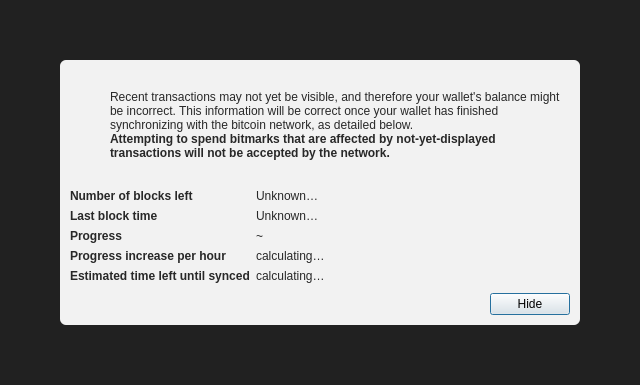
<?xml version="1.0" encoding="UTF-8"?>
<ui version="4.0">
 <class>ModalOverlay</class>
 <widget class="QWidget" name="ModalOverlay">
  <property name="geometry">
   <rect>
    <x>0</x>
    <y>0</y>
    <width>640</width>
    <height>385</height>
   </rect>
  </property>
  <property name="windowTitle">
   <string>Form</string>
  </property>
  <layout class="QVBoxLayout" name="verticalLayout" stretch="0">
   <property name="sizeConstraint">
    <enum>QLayout::SetDefaultConstraint</enum>
   </property>
   <property name="leftMargin">
    <number>0</number>
   </property>
   <property name="topMargin">
    <number>0</number>
   </property>
   <property name="rightMargin">
    <number>0</number>
   </property>
   <property name="bottomMargin">
    <number>0</number>
   </property>
   <item>
    <widget class="QWidget" name="bgWidget" native="true">
     <property name="styleSheet">
      <string notr="true">#bgWidget { background: rgba(0,0,0,220); }</string>
     </property>
     <layout class="QVBoxLayout" name="verticalLayoutMain" stretch="1">
      <property name="leftMargin">
       <number>60</number>
      </property>
      <property name="topMargin">
       <number>60</number>
      </property>
      <property name="rightMargin">
       <number>60</number>
      </property>
      <property name="bottomMargin">
       <number>60</number>
      </property>
      <item>
       <widget class="QWidget" name="contentWidget" native="true">
        <property name="styleSheet">
         <string notr="true">#contentWidget { background: rgba(255,255,255,240); border-radius: 6px; }

QLabel { color: rgb(40,40,40);  }</string>
        </property>
        <layout class="QVBoxLayout" name="verticalLayoutSub" stretch="1,0,0,0">
         <property name="spacing">
          <number>0</number>
         </property>
         <property name="leftMargin">
          <number>10</number>
         </property>
         <property name="topMargin">
          <number>10</number>
         </property>
         <property name="rightMargin">
          <number>10</number>
         </property>
         <property name="bottomMargin">
          <number>10</number>
         </property>
         <item>
          <layout class="QHBoxLayout" name="horizontalLayoutIconText" stretch="0,1">
           <property name="topMargin">
            <number>20</number>
           </property>
           <item>
            <layout class="QVBoxLayout" name="verticalLayoutIcon">
             <property name="leftMargin">
              <number>0</number>
             </property>
             <item>
              <widget class="QPushButton" name="warningIcon">
               <property name="enabled">
                <bool>false</bool>
               </property>
               <property name="text">
                <string/>
               </property>
               <property name="icon">
                <iconset>
                 <normaloff>:/icons/warning</normaloff>
                 <disabledoff>:/icons/warning</disabledoff>:/icons/warning</iconset>
               </property>
               <property name="iconSize">
                <size>
                 <width>48</width>
                 <height>48</height>
                </size>
               </property>
               <property name="flat">
                <bool>true</bool>
               </property>
              </widget>
             </item>
             <item>
              <spacer name="verticalSpacerWarningIcon">
               <property name="orientation">
                <enum>Qt::Vertical</enum>
               </property>
               <property name="sizeHint" stdset="0">
                <size>
                 <width>20</width>
                 <height>40</height>
                </size>
               </property>
              </spacer>
             </item>
            </layout>
           </item>
           <item>
            <layout class="QVBoxLayout" name="verticalLayoutInfoText">
             <property name="leftMargin">
              <number>0</number>
             </property>
             <property name="topMargin">
              <number>0</number>
             </property>
             <item>
              <widget class="QLabel" name="infoText">
               <property name="text">
                <string>Recent transactions may not yet be visible, and therefore your wallet's balance might be incorrect. This information will be correct once your wallet has finished synchronizing with the bitcoin network, as detailed below.</string>
               </property>
               <property name="textFormat">
                <enum>Qt::RichText</enum>
               </property>
               <property name="wordWrap">
                <bool>true</bool>
               </property>
              </widget>
             </item>
             <item>
              <widget class="QLabel" name="infoTextStrong">
               <property name="font">
                <font>
                 <weight>75</weight>
                 <bold>true</bold>
                </font>
               </property>
               <property name="text">
                <string>Attempting to spend bitmarks that are affected by not-yet-displayed transactions will not be accepted by the network.</string>
               </property>
               <property name="textFormat">
                <enum>Qt::RichText</enum>
               </property>
               <property name="wordWrap">
                <bool>true</bool>
               </property>
              </widget>
             </item>
             <item>
              <spacer name="verticalSpacerInTextSpace">
               <property name="orientation">
                <enum>Qt::Vertical</enum>
               </property>
               <property name="sizeHint" stdset="0">
                <size>
                 <width>20</width>
                 <height>40</height>
                </size>
               </property>
              </spacer>
             </item>
            </layout>
           </item>
          </layout>
         </item>
         <item>
          <spacer name="verticalSpacerAfterText">
           <property name="orientation">
            <enum>Qt::Vertical</enum>
           </property>
           <property name="sizeHint" stdset="0">
            <size>
             <width>20</width>
             <height>40</height>
            </size>
           </property>
          </spacer>
         </item>
         <item>
          <layout class="QFormLayout" name="formLayout">
           <property name="fieldGrowthPolicy">
            <enum>QFormLayout::FieldsStayAtSizeHint</enum>
           </property>
           <property name="horizontalSpacing">
            <number>6</number>
           </property>
           <property name="verticalSpacing">
            <number>6</number>
           </property>
           <property name="topMargin">
            <number>10</number>
           </property>
           <item row="0" column="0">
            <widget class="QLabel" name="labelNumberOfBlocksLeft">
             <property name="font">
              <font>
               <weight>75</weight>
               <bold>true</bold>
              </font>
             </property>
             <property name="text">
              <string>Number of blocks left</string>
             </property>
            </widget>
           </item>
           <item row="0" column="1">
            <widget class="QLabel" name="numberOfBlocksLeft">
             <property name="text">
              <string>Unknown…</string>
             </property>
            </widget>
           </item>
           <item row="1" column="0">
            <widget class="QLabel" name="labelLastBlockTime">
             <property name="font">
              <font>
               <weight>75</weight>
               <bold>true</bold>
              </font>
             </property>
             <property name="text">
              <string>Last block time</string>
             </property>
            </widget>
           </item>
           <item row="1" column="1">
            <widget class="QLabel" name="newestBlockDate">
             <property name="sizePolicy">
              <sizepolicy hsizetype="Maximum" vsizetype="Preferred">
               <horstretch>0</horstretch>
               <verstretch>0</verstretch>
              </sizepolicy>
             </property>
             <property name="text">
              <string>Unknown…</string>
             </property>
            </widget>
           </item>
           <item row="2" column="0">
            <widget class="QLabel" name="labelSyncDone">
             <property name="font">
              <font>
               <weight>75</weight>
               <bold>true</bold>
              </font>
             </property>
             <property name="text">
              <string>Progress</string>
             </property>
            </widget>
           </item>
           <item row="2" column="1">
            <layout class="QHBoxLayout" name="horizontalLayoutSync" stretch="0,1">
             <item>
              <widget class="QLabel" name="percentageProgress">
               <property name="text">
                <string notr="true">~</string>
               </property>
              </widget>
             </item>
            </layout>
           </item>
           <item row="4" column="0">
            <widget class="QLabel" name="labelProgressIncrease">
             <property name="font">
              <font>
               <weight>75</weight>
               <bold>true</bold>
              </font>
             </property>
             <property name="text">
              <string>Progress increase per hour</string>
             </property>
            </widget>
           </item>
           <item row="4" column="1">
            <widget class="QLabel" name="progressIncreasePerH">
             <property name="text">
              <string>calculating…</string>
             </property>
            </widget>
           </item>
           <item row="5" column="0">
            <widget class="QLabel" name="labelEstimatedTimeLeft">
             <property name="font">
              <font>
               <weight>75</weight>
               <bold>true</bold>
              </font>
             </property>
             <property name="text">
              <string>Estimated time left until synced</string>
             </property>
            </widget>
           </item>
           <item row="5" column="1">
            <widget class="QLabel" name="expectedTimeLeft">
             <property name="text">
              <string>calculating…</string>
             </property>
            </widget>
           </item>
          </layout>
         </item>
         <item>
          <layout class="QHBoxLayout" name="horizontalLayoutButtons">
           <property name="leftMargin">
            <number>10</number>
           </property>
           <property name="topMargin">
            <number>10</number>
           </property>
           <item>
            <spacer name="horizontalSpacer">
             <property name="orientation">
              <enum>Qt::Horizontal</enum>
             </property>
             <property name="sizeHint" stdset="0">
              <size>
               <width>40</width>
               <height>20</height>
              </size>
             </property>
            </spacer>
           </item>
           <item>
            <widget class="QPushButton" name="closeButton">
             <property name="text">
              <string>Hide</string>
             </property>
             <property name="shortcut">
              <string>Esc</string>
             </property>
             <property name="focusPolicy">
              <enum>Qt::StrongFocus</enum>
             </property>
             <property name="default">
              <bool>true</bool>
             </property>
            </widget>
           </item>
          </layout>
         </item>
        </layout>
       </widget>
      </item>
     </layout>
    </widget>
   </item>
  </layout>
 </widget>
 <resources/>
 <connections/>
</ui>
